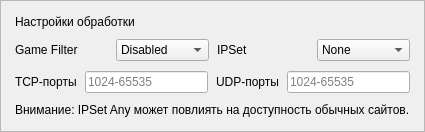
<widget class="QFrame" name="filterModesCard"><property name="frameShape"><enum>QFrame::StyledPanel</enum></property><layout class="QVBoxLayout" name="filterModesCardLayout"><property name="leftMargin"><number>14</number></property><property name="topMargin"><number>14</number></property><property name="rightMargin"><number>14</number></property><property name="bottomMargin"><number>14</number></property><property name="spacing"><number>10</number></property><item><widget class="QLabel" name="filterModesCardTitle"><property name="text"><string>Настройки обработки</string></property><property name="wordWrap"><bool>true</bool></property></widget></item><item><widget class="QWidget" name="rowGameMode"><layout class="QHBoxLayout" name="rowGameModeLayout"><property name="leftMargin"><number>0</number></property><property name="topMargin"><number>0</number></property><property name="rightMargin"><number>0</number></property><property name="bottomMargin"><number>0</number></property><property name="spacing"><number>8</number></property><item><widget class="QLabel" name="lblGameMode"><property name="text"><string>Game Filter</string></property></widget></item><item><widget class="QComboBox" name="cmbGameFilter"><item><property name="text"><string>Disabled</string></property></item><item><property name="text"><string>TCP + UDP</string></property></item><item><property name="text"><string>TCP</string></property></item><item><property name="text"><string>UDP</string></property></item></widget></item><item><widget class="QLabel" name="lblIpSetMode"><property name="text"><string>IPSet</string></property></widget></item><item><widget class="QComboBox" name="cmbIPSetMode"><item><property name="text"><string>None</string></property></item><item><property name="text"><string>Loaded</string></property></item><item><property name="text"><string>Any</string></property></item></widget></item></layout></widget></item><item><widget class="QWidget" name="rowPorts"><layout class="QHBoxLayout" name="rowPortsLayout"><property name="leftMargin"><number>0</number></property><property name="topMargin"><number>0</number></property><property name="rightMargin"><number>0</number></property><property name="bottomMargin"><number>0</number></property><property name="spacing"><number>8</number></property><item><widget class="QLabel" name="lblTcpRange"><property name="text"><string>TCP-порты</string></property></widget></item><item><widget class="QLineEdit" name="editGameTcpPorts"><property name="placeholderText"><string>1024-65535</string></property></widget></item><item><widget class="QLabel" name="lblUdpRange"><property name="text"><string>UDP-порты</string></property></widget></item><item><widget class="QLineEdit" name="editGameUdpPorts"><property name="placeholderText"><string>1024-65535</string></property></widget></item></layout></widget></item><item><widget class="QLabel" name="lblFilterWarning"><property name="text"><string>Внимание: IPSet Any может повлиять на доступность обычных сайтов.</string></property></widget></item></layout></widget>
